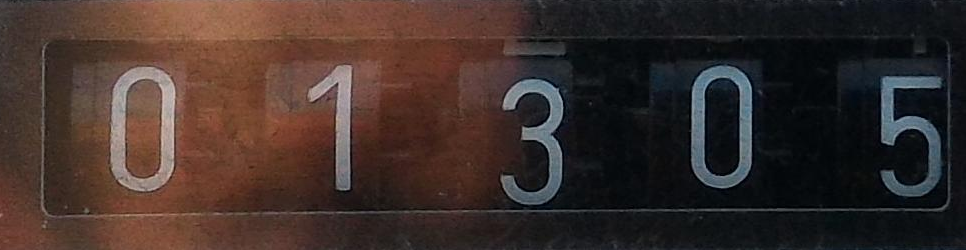
#> input picture 0_experiments/counter_images/01305.png, 966 x 250 px
$ python entensityProfiling.py
#> lines starting #> are read from the running program, lines starting #| are printed output that depends on the picture
import cv2
import numpy as np
from utils import imshow


def noopCallback(event, x, y, flags, userData):
    pass


def getImage():
    return cv2.imread("../counter_images/01305.png", cv2.IMREAD_GRAYSCALE)
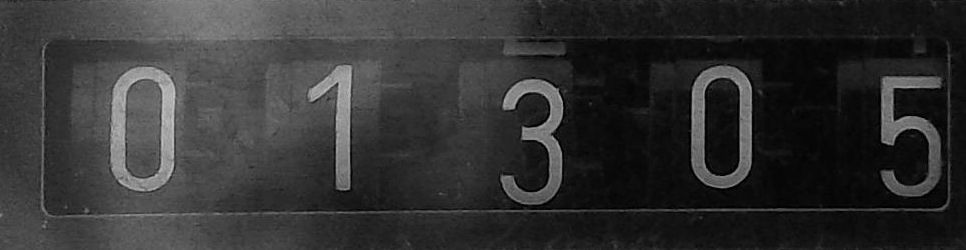
#> returned value: shape (250, 966); min 0, max 198, mean 50.7


winName = "image"


def imageView(image):
    green = (0, 200, 0)
    red = (0, 0, 200)
    elevationWndName = 'intensity-elevation'

    def showSelectionState(currentPoint=None):
        cv2.setWindowTitle(winName, state)
        stateImage = image.copy()
        if len(stateImage.shape) == 2:  # to BGR image
            stateImage = cv2.merge([stateImage, stateImage, stateImage])
        if state != 'initial':
            pt1 = selectedLine[0]
            pt2 = selectedLine[1]
            assert pt1
            cv2.circle(stateImage, pt1, 2, green, -1)
            # assert pt2 and currentPoint
            if pt2:
                cv2.circle(stateImage, pt2, 2, red, -1)
            pt2 = pt2 or currentPoint
            if pt2:
                cv2.line(stateImage, pt1, pt2 or currentPoint, green)

        cv2.imshow(winName, stateImage)
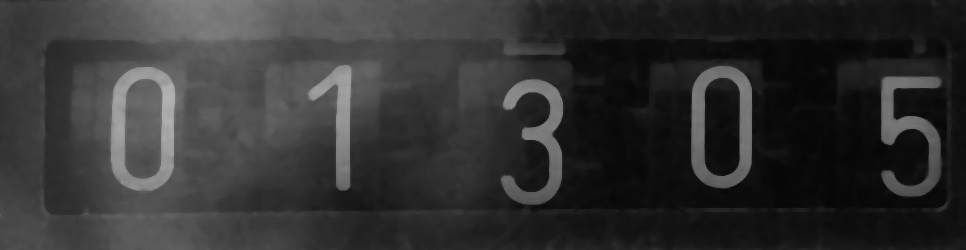
#> window 'image': shape (250, 966, 3); min 6, max 179, mean 50.3

    # [52 lines left out: functions enterLineSelection, lineSelected, points, measureElevation, cleanup, imageViewMouseHandler, not called in this run]

    selectedLine = [None, None]
    state = 'initial'

    cv2.namedWindow(winName)
    cv2.setMouseCallback(winName, imageViewMouseHandler)

    try:
        while True:
            showSelectionState()
            key = cv2.waitKey()
#> (key Esc is pressed here)
            if key == 27:
                if state == 'initial':
                    break
                else:
                    cleanup()
    finally:
        cv2.setMouseCallback(winName, noopCallback)


def main():
    image = getImage()
    # image = cv2.blur(image, (7, 7))
    image = cv2.medianBlur(image, 7)
    imageView(image)


main()

$ run again, with 0_experiments/counter_images/1234.png copied over 0_experiments/counter_images/01305.png
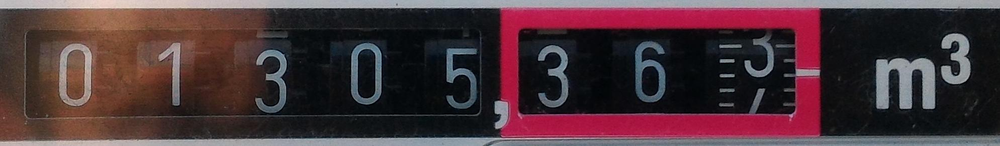
#> input picture 0_experiments/counter_images/1234.png, 1000 x 146 px, shrunk from 1989 x 291 before the run
#> in getImage, `return cv2.imread("../counter_images/01305.png", cv2.IMREAD_GRAYSCALE)`:
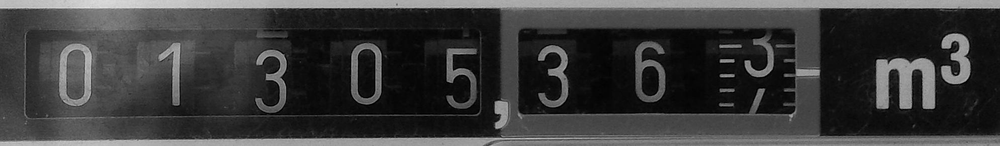
#> returned value: shape (146, 1000); min 0, max 227, mean 59.3
#> in showSelectionState, `cv2.imshow(winName, stateImage)`:
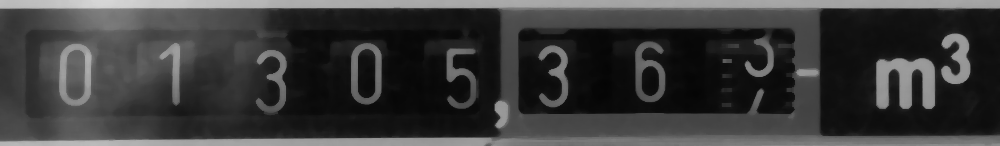
#> window 'image': shape (146, 1000, 3); min 4, max 215, mean 58.7
